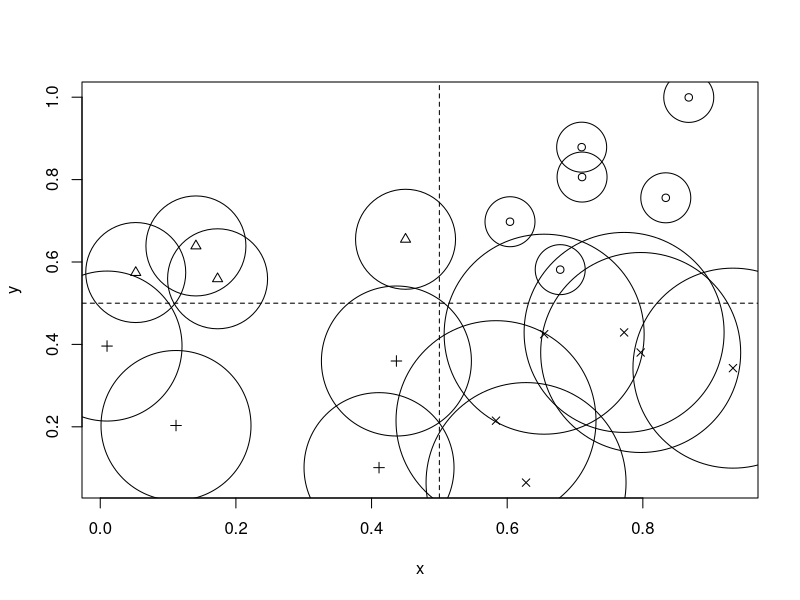
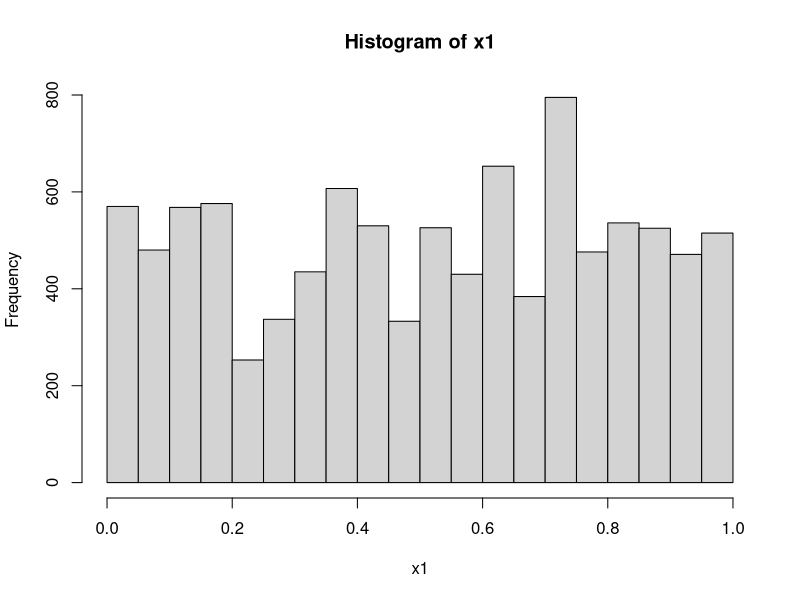
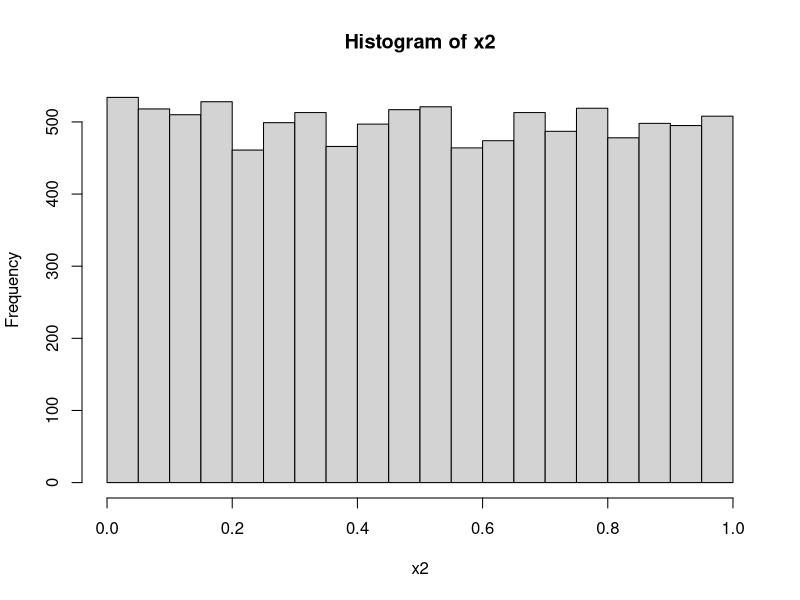
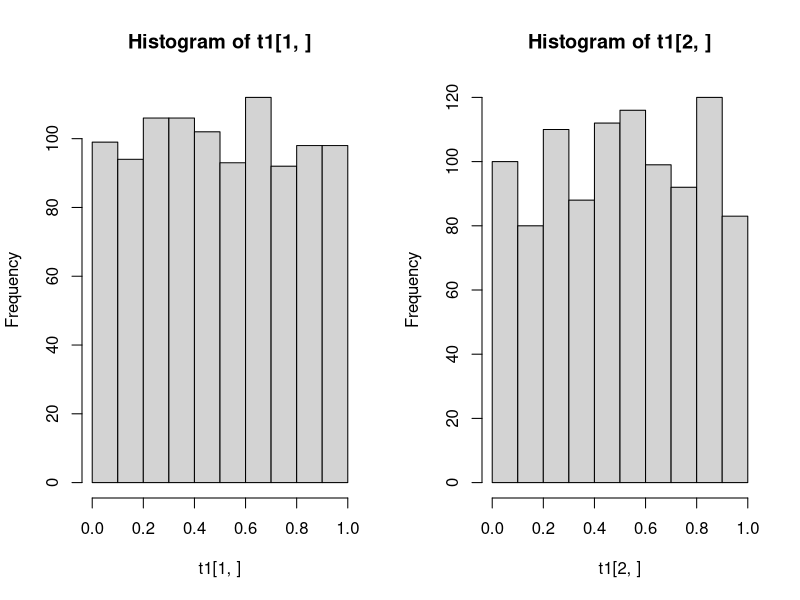
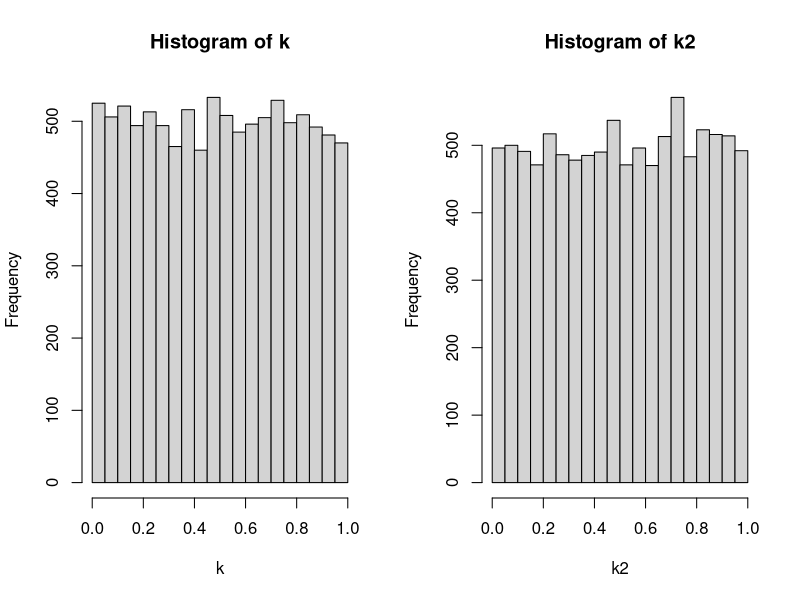

Reproduce these figures in R, in order.
##-HW1-################
#1(a)
rep(seq(0,4), each = 5)

#1(b)
seq(1:5) + rep(0:4, each = 5)

#1(C) 
x <- c("red","yellow","blue","green","magenta","cyan")
i <- seq(1:3) + rep(0:3, each = 3)
x[i]


#2(a)-################
library(spatstat)

mindist <- function(x, y){
 min(nndist(x, y))
}

x <- runif(20)
y <- runif(20)
mindist(x, y)

#2(b)
grid <- function(x){
  if(x[1] > 0.5 && x[2] > 0.5){index <- 1
  }else if(x[1] < 0.5 && x[2] > 0.5){index <- 2
  }else if(x[1] < 0.5 && x[2] < 0.5){index <- 3
  }else {index <- 4}
}
xy <- rbind(x,y)
index <- apply(xy, 2, grid)

plot(x, y, pch=index)
abline(h = 0.5, v = 0.5, lty=2)

#2(c)
symbols(x, y, circles = index, add = T)


#3-################
gcd = function(a,b)
{ if (b==0) a else gcd(b,a%%b) }

lcm = function(c,d)
{ return(c*d/gcd(c,d)) }


#4(a)-################
midsqur <- function(seed,times){
  numvector <- NULL
  for(i in 1:times){
    num <- seed * seed
    seed <- (num%/%1000) %% 1000000
    numvector <- c(numvector,seed)
  }
  return(numvector)
}

x <- ceiling(runif(1, 0, 999999)) #seed
x1 <- midsqur(x, 10000)
x1 <- (x1 / 10^6)
hist(x1)
ks.test(x1, y = "punif")

for(i in 1:length(x1)){
  y <- x1[i] - x1
  yc <- x1[which(y == 0)]
}
table(yc)


#4(b)
x1 <- 0.6
x2 <- 0
for (i in 1:10000){
  x1 <- (69069*x1) %% 2^32
  x2 <- c(x2, x1)
}
x2 <- x2[-1] / 2^32
hist(x2)

v <- floor(x2 * 10) 
chisq.test(table(v))
ks.test(x2, y = "punif")


#4(c)
xi <- rnorm(1, 0, 1)
yi <- rnorm(1, 0, 1)
zi <- rnorm(1, 0, 1)
vector <- NULL

for (j in 1:10000) {
  xi <- (171*xi) %% 30269
  yi <- (172*yi) %% 30307
  zi <- (170*zi) %% 30323
  ui <- ((xi/30269) + (yi/30307) + (zi/30323)) %% 1
  vector <- c(vector, ui)
}

v <- floor(x2 * 10) 
chisq.test(table(v))
ks.test(vector, y = "punif")


#5(a)-################
t1 <- NULL
be <- 10000/15
for (i in 1:1000) {
  a1 <- sample(c(1:15), 10000, T)
  a2 <- ceiling(15 * runif(10000))
  b1 <- table(a1)
  b2 <- table(a2)
  c1 <- sum((b1-be)^2 / be)
  c2 <- sum((b2-be)^2 / be)
  d1 <- pchisq(c1, 14)
  d2 <- pchisq(c2, 14)
  t1 <- cbind(t1,c(d1,d2))
}
par(mfrow = c(1, 2))
hist(t1[1,])
hist(t1[2,])

v1 <- table(floor(t1[1,] * 10))
chisq.test(v1)
v2 <- table(floor(t1[2,] * 10))
chisq.test(v2)

#5(b)
casio <- function(seed, times){
  phi <- (1+sqrt(5)) / 2
  uvector <- NULL
  for(i in 1:times){
    seed <- ((phi+seed)^5) %% 1
    uvector <- c(uvector,seed)
  }
  return(uvector)
}

casio2 <- function(seed,times){
  uvector <- NULL
  for(i in 1:times){
    seed <- ((sqrt(2)+seed)^5) %% 1
    uvector <- c(uvector,seed)
  }
  return(uvector)
}

l <- runif(1, 0, 1)
k <- casio(l, 10000)
k2 <- casio2(l, 10000)
par(mfrow = c(1, 2))
hist(k)
hist(k2)

v1 <- floor(k * 10)
chisq.test(table(v1))
v2 <- floor(k2 * 10)
chisq.test(table(v2))
